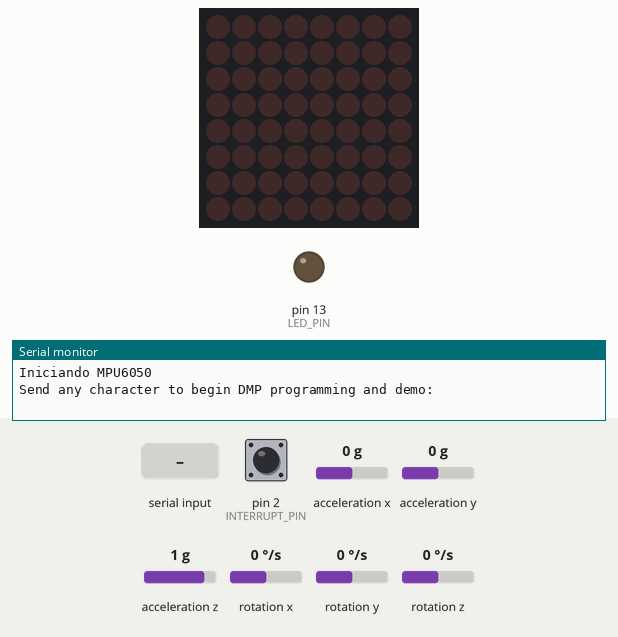
A sketch run on a simulated Arduino Uno, built with avr-gcc and run on an emulated ATmega328P. On the bench: 8×8 LED matrix, output pins drawn as LEDs (lit = HIGH), the last lines printed to the serial monitor. The inputs (shaded band) are chosen by the test bench; at power-on: acceleration y 0 g, pin 2 (INTERRUPT_PIN) LOW, acceleration x 0 g, acceleration z 1 g, rotation x 0 °/s, rotation y 0 °/s, rotation z 0 °/s. The sensor or clock chip raises its interrupt line as the real part does.

Above: at 0.9 s.
1.0 s: "1\n" received over Serial
4.0 s: acceleration y set to -0.2 g
7.0 s: acceleration y set to -0.5 g
At 7.8 s:
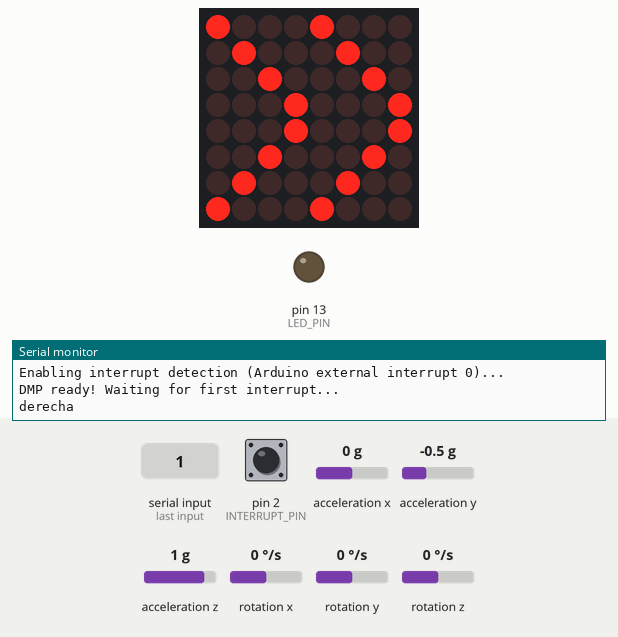
At 8.8 s:
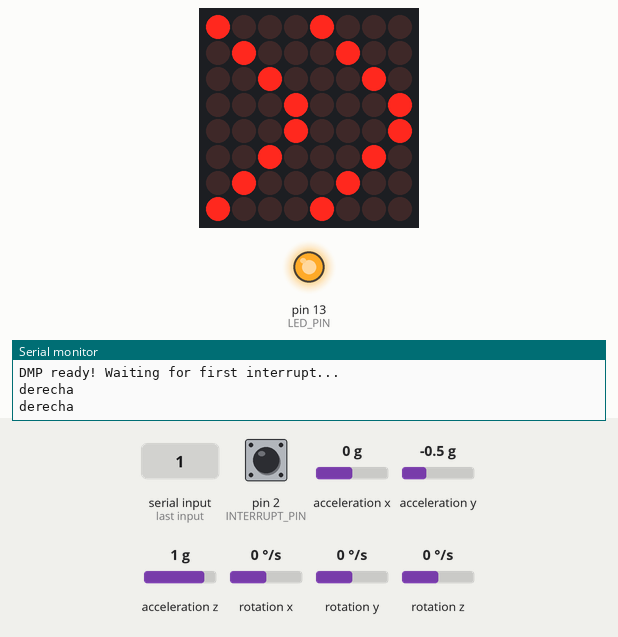
10.0 s: acceleration y set to 0.8 g
At 10.4 s:
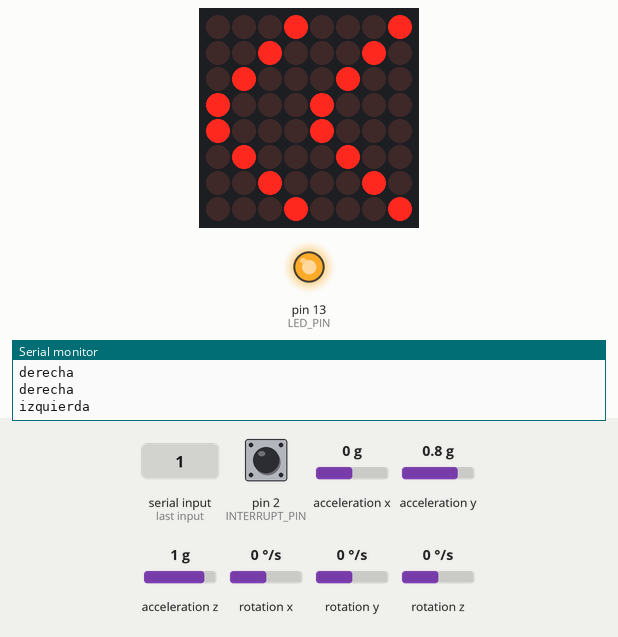
At 11.6 s:
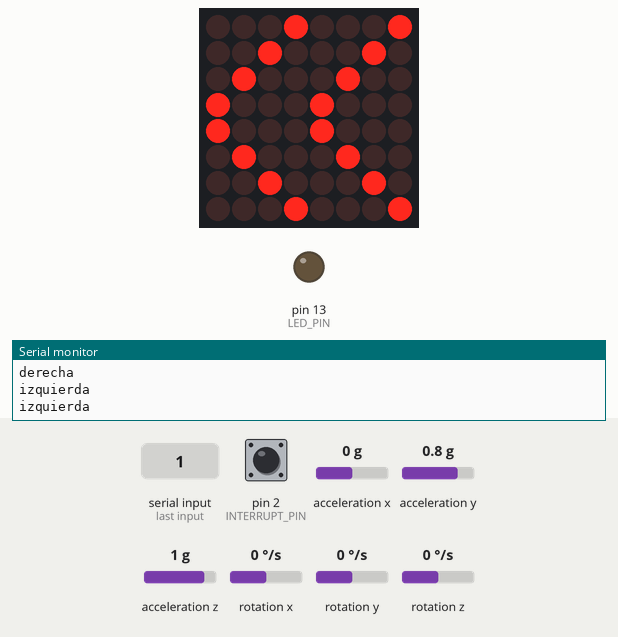
13.0 s: acceleration y set to 0.4 g
16.0 s: acceleration y set to 0.1 g
Timing chart, 0 to 20.0 s (numbered marks = the images above; inputs shaded):
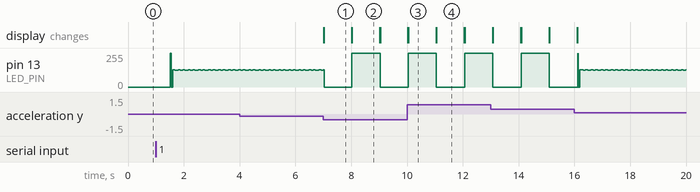

The sketch:

move-matrix.ino
```cpp
#include "I2Cdev.h"
#include "MPU6050_6Axis_MotionApps20.h"
//#include "MPU6050.h" // not necessary if using MotionApps include file
#if I2CDEV_IMPLEMENTATION == I2CDEV_ARDUINO_WIRE
    #include "Wire.h"
#endif
#include <MaxMatrix.h>
#include <avr/pgmspace.h>

MPU6050 mpu;
//#define OUTPUT_READABLE_YAWPITCHROLL
#define INTERRUPT_PIN 2  // use pin 2 on Arduino Uno & most boards
#define LED_PIN 13 // (Arduino is 13, Teensy is 11, Teensy++ is 6)
bool blinkState = false;

#include "LedControl.h"
#include "binary.h"
/*
 DIN connects to pin 12
 CLK connects to pin 11
 CS connects to pin 10
*/
LedControl lc=LedControl(12,11,10,1);

byte dcha[8]= {B10001000,B01000100,B00100010,B00010001,B00010001,B0100010,B01000100,B10001000};
byte izq[8]={B00010001,B00100010,B01000100,B10001000,B10001000,B01000100,B00100010,B00010001};

unsigned long delaytime=1000;


// MPU control/status vars
bool dmpReady = false;  // set true if DMP init was successful
uint8_t mpuIntStatus;   // holds actual interrupt status byte from MPU
uint8_t devStatus;      // return status after each device operation (0 = success, !0 = error)
uint16_t packetSize;    // expected DMP packet size (default is 42 bytes)
uint16_t fifoCount;     // count of all bytes currently in FIFO
uint8_t fifoBuffer[64]; // FIFO storage buffer (default:64)

// orientation/motion vars
Quaternion q;           // [w, x, y, z]         quaternion container
VectorInt16 aa;         // [x, y, z]            accel sensor measurements
VectorInt16 aaReal;     // [x, y, z]            gravity-free accel sensor measurements
VectorInt16 aaWorld;    // [x, y, z]            world-frame accel sensor measurements
VectorFloat gravity;    // [x, y, z]            gravity vector
float euler[3];         // [psi, theta, phi]    Euler angle container
float ypr[3];           // [yaw, pitch, roll]   yaw/pitch/roll container and gravity vector
// packet structure for InvenSense teapot demo
uint8_t teapotPacket[14] = { '$', 0x02, 0,0, 0,0, 0,0, 0,0, 0x00, 0x00, '\r', '\n' };

//detectar diferencias
//d_dcha = ypr[2] - 20;


//............................ Deteccion de interrupcion de rutina ............................
volatile bool mpuInterrupt = false;     // indicates whether MPU interrupt pin has gone high
void dmpDataReady() {
    mpuInterrupt = true;
}

//............................ Montaje inicial ............................
void setup() {
    // join I2C bus (I2Cdev library doesn't do this automatically)
    #if I2CDEV_IMPLEMENTATION == I2CDEV_ARDUINO_WIRE
        Wire.begin();
        Wire.setClock(300000); // 400kHz (400000) I2C clock. Comment this line if having compilation difficulties
    #elif I2CDEV_IMPLEMENTATION == I2CDEV_BUILTIN_FASTWIRE
        Fastwire::setup(400, true);
    #endif

    //definir parámetros matriz
    lc.shutdown(0,false);
      // Set brightness to a medium value
      lc.setIntensity(0,8);
      // Clear the display
      lc.clearDisplay(0);

    // initialize serial communication
    Serial.begin(115200);
    while (!Serial); // wait for Leonardo enumeration, others continue immediately

    // initialize device
    Serial.println(F("Iniciando MPU6050"));
    mpu.initialize();
    pinMode(INTERRUPT_PIN, INPUT);

    // wait for ready
    Serial.println(F("\nSend any character to begin DMP programming and demo: "));
    while (Serial.available() && Serial.read()); // empty buffer
    while (!Serial.available());                 // wait for data
    while (Serial.available() && Serial.read()); // empty buffer again

    // load and configure the DMP
    devStatus = mpu.dmpInitialize();

    // supply your own gyro offsets here, scaled for min sensitivity
    mpu.setXGyroOffset(384);
    mpu.setYGyroOffset(-93);
    mpu.setZGyroOffset(-1);
    mpu.setZAccelOffset(1869);

    // make sure it worked (returns 0 if so)
    if (devStatus == 0) {
        // turn on the DMP, now that it's ready
        Serial.println(F("Enabling DMP..."));
        mpu.setDMPEnabled(true);

        // enable Arduino interrupt detection
        Serial.print(F("Enabling interrupt detection (Arduino external interrupt "));
        Serial.print(digitalPinToInterrupt(INTERRUPT_PIN));
        Serial.println(F(")..."));
        attachInterrupt(digitalPinToInterrupt(INTERRUPT_PIN), dmpDataReady, RISING);
        mpuIntStatus = mpu.getIntStatus();

        // set our DMP Ready flag so the main loop() function knows it's okay to use it
        Serial.println(F("DMP ready! Waiting for first interrupt..."));
        dmpReady = true;

        // get expected DMP packet size for later comparison
        packetSize = mpu.dmpGetFIFOPacketSize();
    } else {
        // ERROR!
        // 1 = initial memory load failed
        // 2 = DMP configuration updates failed
        // (if it's going to break, usually the code will be 1)
        Serial.print(F("DMP Initialization failed (code "));
        Serial.print(devStatus);
        Serial.println(F(")"));
    }

    // configure LED for output
    pinMode(LED_PIN, OUTPUT);

}
//............................ Loop principal ............................

void loop() {
    // if programming failed, don't try to do anything
    if (!dmpReady) return;

    // wait for MPU interrupt or extra packet(s) available
    while (!mpuInterrupt && fifoCount < packetSize) {
        if (mpuInterrupt && fifoCount < packetSize) {
          // try to get out of the infinite loop
          fifoCount = mpu.getFIFOCount();
        }
    }

    // reset interrupt flag and get INT_STATUS byte
    mpuInterrupt = false;
    mpuIntStatus = mpu.getIntStatus();

    // get current FIFO count
    fifoCount = mpu.getFIFOCount();

    // check for overflow (this should never happen unless our code is too inefficient)
    if ((mpuIntStatus & _BV(MPU6050_INTERRUPT_FIFO_OFLOW_BIT)) || fifoCount >= 1024) {
        // reset so we can continue cleanly
        mpu.resetFIFO();
        fifoCount = mpu.getFIFOCount();
        Serial.println(F("FIFO overflow!"));

    // otherwise, check for DMP data ready interrupt (this should happen frequently)
    } else if (mpuIntStatus & _BV(MPU6050_INTERRUPT_DMP_INT_BIT)) {
        // wait for correct available data length, should be a VERY short wait
        while (fifoCount < packetSize) fifoCount = mpu.getFIFOCount();

        // read a packet from FIFO
        mpu.getFIFOBytes(fifoBuffer, packetSize);

        // track FIFO count here in case there is > 1 packet available
        // (this lets us immediately read more without waiting for an interrupt)
        fifoCount -= packetSize;
      }


    mpu.dmpGetQuaternion(&q, fifoBuffer);
    mpu.dmpGetGravity(&gravity, &q);
    mpu.dmpGetYawPitchRoll(ypr, &q, &gravity);

    // blink LED to indicate activity
    blinkState = !blinkState;
    digitalWrite(LED_PIN, blinkState);

    //detección giro
    if (ypr[2]* 180/M_PI <= -20) {
      Serial.println("derecha");
      lc.setRow(0,0,dcha[0]);
      lc.setRow(0,1,dcha[1]);
      lc.setRow(0,2,dcha[2]);
      lc.setRow(0,3,dcha[3]);
      lc.setRow(0,4,dcha[4]);
      lc.setRow(0,5,dcha[5]);
      lc.setRow(0,6,dcha[6]);
      lc.setRow(0,7,dcha[7]);
      delay(delaytime);
      lc.clearDisplay(0);
      //lc.shutdown(0,false);
      mpu.resetFIFO();
    }

    if (ypr[2]* 180/M_PI >= 15) {
      Serial.println("izquierda");
      //printStringWithShift(mensaje2, 40);
      lc.setRow(0,0,izq[0]);
      lc.setRow(0,1,izq[1]);
      lc.setRow(0,2,izq[2]);
      lc.setRow(0,3,izq[3]);
      lc.setRow(0,4,izq[4]);
      lc.setRow(0,5,izq[5]);
      lc.setRow(0,6,izq[6]);
      lc.setRow(0,7,izq[7]);
      delay(delaytime);
      lc.clearDisplay(0);
      //lc.shutdown(0,false);
      mpu.resetFIFO();
    }

}
```

Measured:
- the behaviour switches between -0.3 and -0.4 g on acceleration y (found by bisection; images 0 and 1)
- after the input at 7.0 s, the display: changes at once (image 1)
- after the input at 10.0 s, the display: first differs from a run without the input after 0.05 s (image 3)
- what the display in image 1 shows lasts 1.0 s, from 7.0 s to 8.0 s
